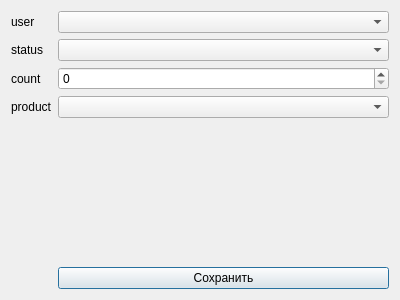
<?xml version="1.0" encoding="UTF-8"?>
<ui version="4.0">
 <class>OrderDialog</class>
 <widget class="QDialog" name="OrderDialog">
  <property name="geometry">
   <rect>
    <x>0</x>
    <y>0</y>
    <width>400</width>
    <height>300</height>
   </rect>
  </property>
  <property name="windowTitle">
   <string>Dialog</string>
  </property>
  <layout class="QHBoxLayout" name="horizontalLayout">
   <item>
    <layout class="QFormLayout" name="formLayout">
     <item row="0" column="0">
      <widget class="QLabel" name="userLabel">
       <property name="text">
        <string>user</string>
       </property>
      </widget>
     </item>
     <item row="0" column="1">
      <widget class="QComboBox" name="userComboBox"/>
     </item>
     <item row="1" column="0">
      <widget class="QLabel" name="statusLabel">
       <property name="text">
        <string>status</string>
       </property>
      </widget>
     </item>
     <item row="1" column="1">
      <widget class="QComboBox" name="statusComboBox"/>
     </item>
     <item row="2" column="0">
      <widget class="QLabel" name="countLabel">
       <property name="text">
        <string>count</string>
       </property>
      </widget>
     </item>
     <item row="2" column="1">
      <widget class="QSpinBox" name="countSpinBox"/>
     </item>
     <item row="3" column="0">
      <widget class="QLabel" name="productLabel">
       <property name="text">
        <string>product</string>
       </property>
      </widget>
     </item>
     <item row="3" column="1">
      <widget class="QComboBox" name="productComboBox"/>
     </item>
     <item row="5" column="1">
      <widget class="QPushButton" name="pushButton">
       <property name="text">
        <string>Сохранить</string>
       </property>
      </widget>
     </item>
     <item row="4" column="1">
      <spacer name="verticalSpacer">
       <property name="orientation">
        <enum>Qt::Orientation::Vertical</enum>
       </property>
       <property name="sizeHint" stdset="0">
        <size>
         <width>20</width>
         <height>40</height>
        </size>
       </property>
      </spacer>
     </item>
    </layout>
   </item>
  </layout>
 </widget>
 <resources/>
 <connections/>
</ui>
